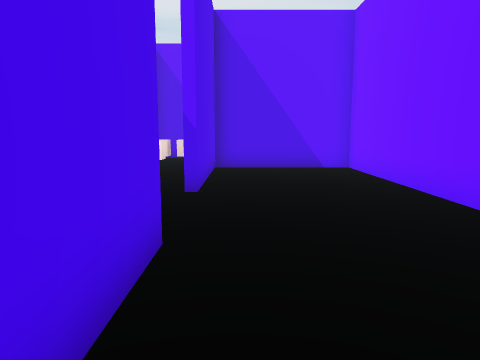
view 1 (above)

21 first-person views from a walk through a Unity game level. The camera is 1.2 m above the floor, tilts 8° down and sees 70° across. The floor is counted in squares, 1 m on a side. Each view is taken from the middle of a square. On the plan, view 1 faces up. The plan holds only what a view shows up to about 14 squares ahead; the rest is blank. The place goes on beyond the plan. The player is left out. Door leaves are left out, so doorways stand open.

view 2
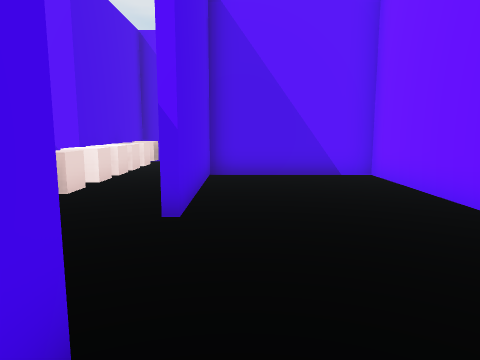

view 3
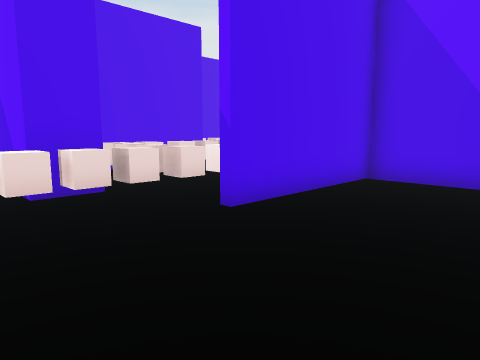

view 4
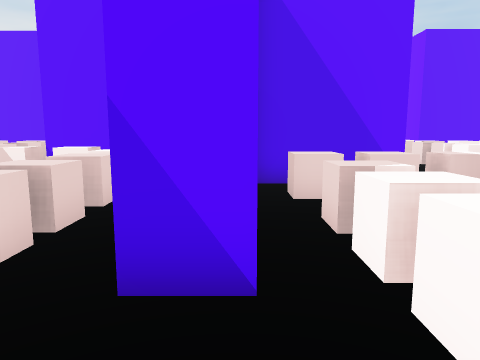

view 5
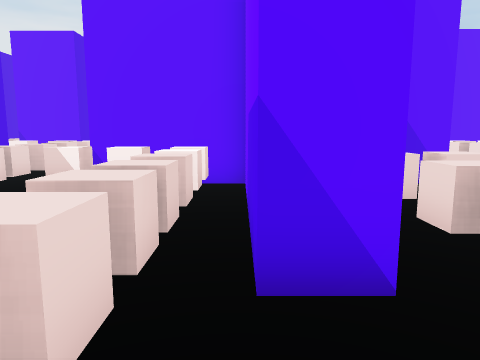

view 6
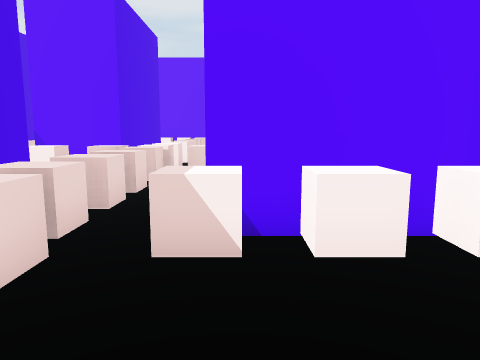

view 7
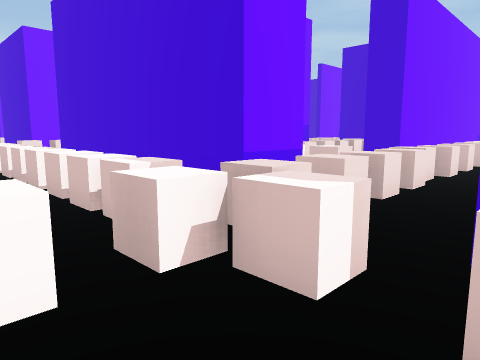

view 8
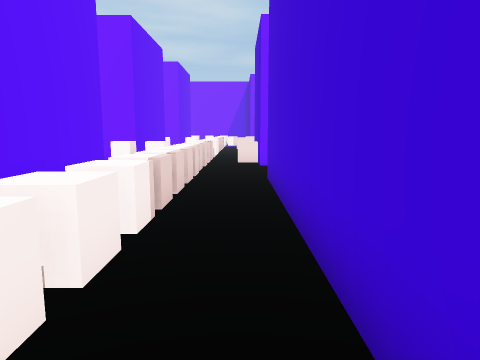

view 9
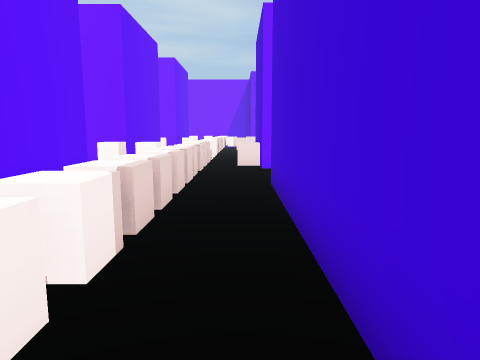

view 10
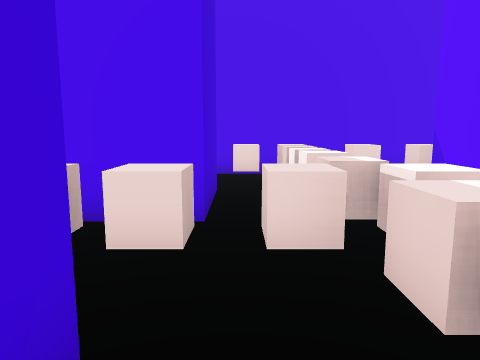

view 11
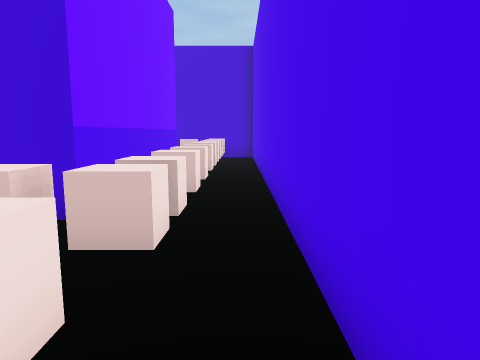

view 12
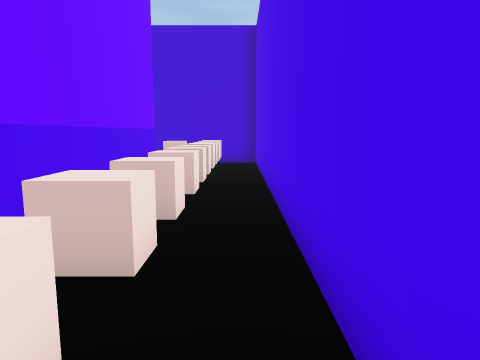

view 13
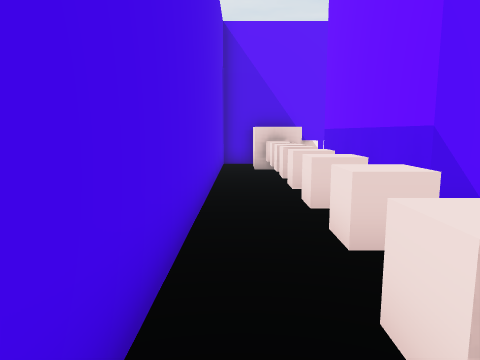

view 14
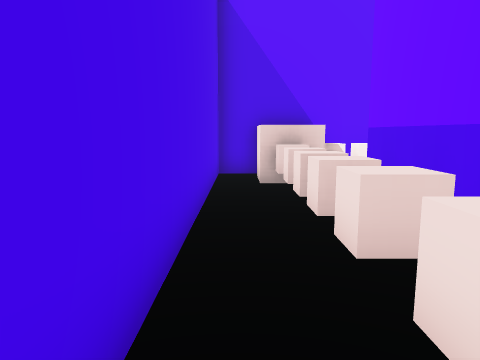

view 15
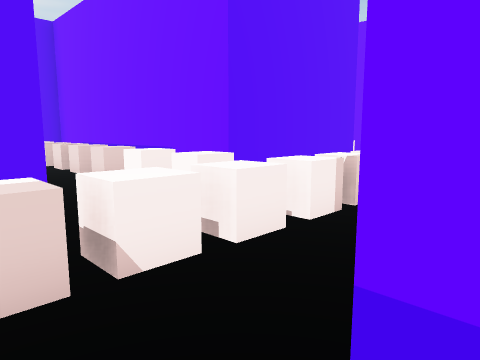

view 16
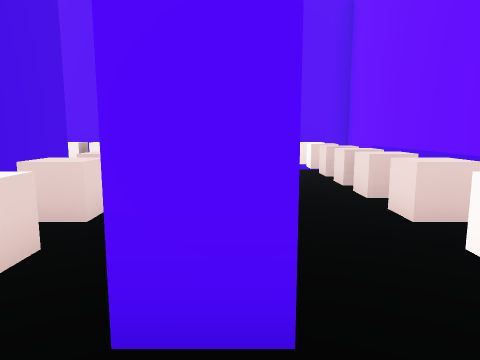

view 17
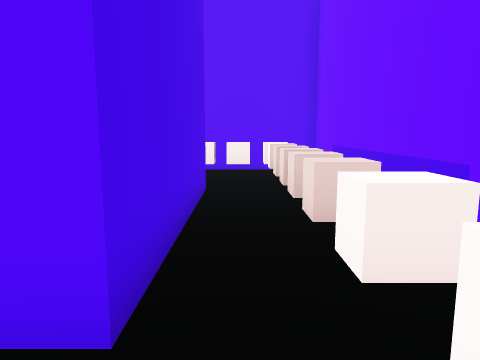

view 18
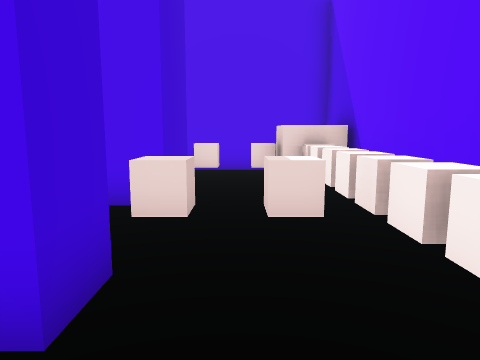

view 19
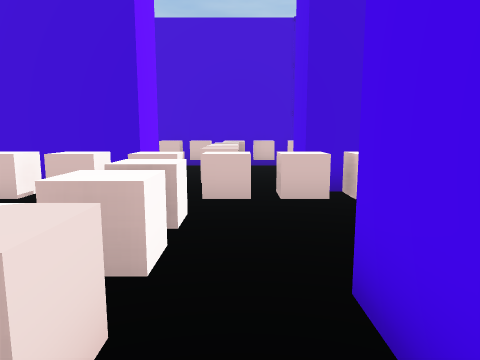

view 20
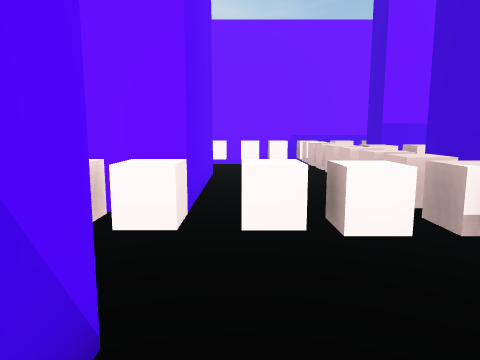

view 21
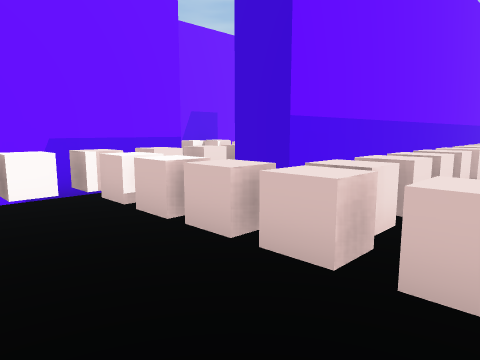

### Floor plan
Points are (right, up) in squares from view 1. A wall is a line through its corners. A room is listed if a view was taken in it or the views show most of it. See-through windows are left out.
Room 1 (views 1, 2, 3)
walls: (3.7, 5.1) (3.7, 11.5) (-0.8, 11.5) (-0.8, 6.6); (-0.8, 3.6) (-0.8, 1)
ways out: open door at (-1, 5)
Room 2 (views 4, 5, 6, 7, 8, 9, 10, 12, 13, 14, 15, 16, 17, 19, 20, 21)
walls: (-3.6, 5.9) (-3.6, 4.5); (-8.4, 4.4) (-8.4, 11.5) (-7.5, 11.5) (-7.5, 7.5); (-1, 11.8) (4, 11.8); (6.6, 0.2) (6.6, 11.5) (7.8, 11.5); (-4.8, 15.8) (-8.4, 15.8) (-8.4, 17.3) (-0.3, 17.3) (-0.3, 15.8) (-3.9, 15.8) (-3.9, 10.3) (-4.9, 10.3) (-4.9, 14.9); (-13.9, 10.2) (-13.9, 17.5) (-11.4, 17.5) (-11.4, 15.8); (10.5, 10.2) (10.5, 16); (7.6, 15.8) (2.9, 15.8) (2.9, 17.3) (6.2, 17.3); (14.4, 5.2) (14.4, 7.6); (-7.7, 21.7) (-8.8, 21.7); (0.2, 23) (0.2, 21.7) (-4.7, 21.7); (6.1, 21.7) (2.9, 21.7) (2.9, 23.1); (-11.4, 21.7) (-13.9, 21.7); (-16.6, 21.5) (-16.6, 5.8) (-12.8, 5.8)
ways out: opening at (-15.5, 21) to room 3; opening at (-8.5, 21) to room 3; opening at (-2.5, 5.5)
objects: other object (-15, 7); other object (-15, 8); other object (-15, 9); other object (-15, 10); other object (-15, 12); other object (-15, 13); other object (-15, 14); other object (-15, 15); other object (-15, 17); other object (-15, 18); other object (-15, 19); other object (-15, 21); other object (-14, 8); other object (-14, 19); other object (-13, 19); other object (-12, 19); other object (-11, 19); other object (-10, 9); other object (-10, 10); other object (-10, 12); other object (-10, 13); other object (-10, 14); other object (-10, 15); other object (-10, 16); other object (-10, 17); other object (-10, 19); other object (-10, 20); other object (-10, 21); other object (-9, 19); other object (-8, 15); other object (-8, 19); other object (-7, 15); other object (-7, 19); other object (-6, 7); other object (-6, 8); other object (-6, 9); other object (-6, 10); other object (-6, 11); other object (-6, 12); other object (-6, 14); other object (-6, 15); other object (-6, 19); other object (-6, 21); other object (-5, 7); other object (-5, 19); other object (-4, 7); other object (-4, 19); other object (-3, 5); other object (-3, 6); other object (-3, 7); other object (-3, 8); other object (-3, 9); other object (-3, 10); other object (-3, 11); other object (-3, 13); other object (-3, 19); other object (-2, 13); other object (-2, 19); other object (-1, 13); other object (-1, 19); other object (0, 13); other object (0, 19); other object (1, 13); other object (1, 14); other object (1, 15); other object (1, 16); other object (1, 17); other object (1, 18); other object (1, 19); other object (2, 13); other object (2, 19); other object (2, 21); other object (2, 22); other object (2, 23); other object (3, 13); other object (3, 19); other object (4, 13); other object (4, 19); other object (5, 13); other object (5, 19); other object (6, 6); other object (6, 7); other object (6, 8); other object (6, 9); other object (6, 10); other object (6, 11); other object (6, 12); other object (6, 13); other object (6, 19); other object (7, 13); other object (8, 13); other object (9, 10); other object (9, 11); other object (9, 12); other object (9, 13); other object (9, 14); other object (9, 15); other object (9, 16); other object (13, 7); other object (14, 7); other object (14, 8)
Room 3 (views 11, 18)
walls: (-8.8, 26.9) (-7.7, 26.9) (-7.7, 21.7); (-9.8, 30.7) (-16.6, 30.7) (-16.6, 21.5); (-13.9, 21.7) (-13.9, 26.9) (-11.4, 26.9) (-11.4, 21.7); (-4.7, 21.7) (-4.7, 30.7) (-8.1, 30.7)
ways out: opening at (-15.5, 21) to room 2; opening at (-8.5, 21) to room 2
objects: other object (-15, 22); other object (-15, 24); other object (-15, 25); other object (-15, 26); other object (-15, 27); other object (-15, 29); other object (-15, 30); other object (-14, 30); other object (-13, 30); other object (-12, 30); other object (-11, 30); other object (-10, 22); other object (-10, 24); other object (-10, 25); other object (-10, 26); other object (-10, 27); other object (-10, 29); other object (-10, 30); other object (-9, 30); other object (-8, 30); other object (-7, 30); other object (-6, 22); other object (-6, 24); other object (-6, 25); other object (-6, 26); other object (-6, 27); other object (-6, 29); other object (-6, 30)

Positions as (right, up) in squares from view 1, and headings:
1: (0, 0), facing up
2: (0, 2), facing up
3: (3, 3), facing up-left
4: (-4, 8), facing up
5: (-5, 8), facing up
6: (-8, 12), facing up
7: (-12, 21), facing down-right
8: (-9, 18), facing right
9: (-8, 18), facing right
10: (-7, 18), facing left
11: (-16, 22), facing down
12: (-16, 19), facing down
13: (-16, 18), facing up
14: (-16, 21), facing up
15: (-9, 17), facing up-right
16: (-8, 20), facing up
17: (-7, 20), facing up
18: (-6, 28), facing left
19: (1, 24), facing down
20: (-2, 15), facing right
21: (4, 15), facing down-right
